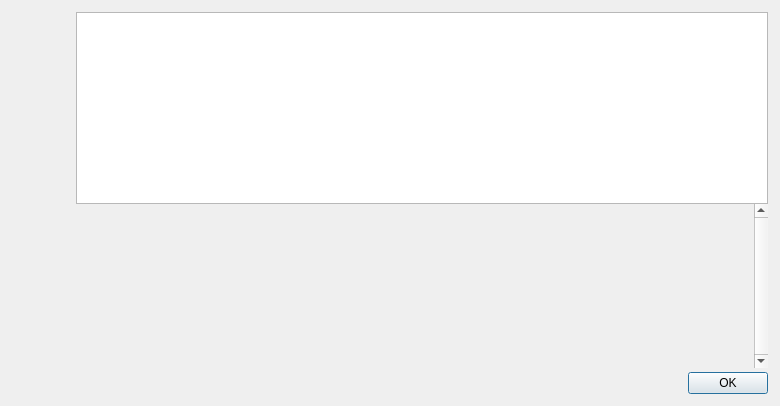
<?xml version="1.0" encoding="UTF-8"?>
<ui version="4.0">
 <class>HelpMessageDialog</class>
 <widget class="QDialog" name="HelpMessageDialog">
  <property name="geometry">
   <rect>
    <x>0</x>
    <y>0</y>
    <width>780</width>
    <height>400</height>
   </rect>
  </property>
  <layout class="QHBoxLayout" name="horizontalLayout_2">
   <property name="spacing">
    <number>0</number>
   </property>
   <property name="leftMargin">
    <number>12</number>
   </property>
   <property name="topMargin">
    <number>12</number>
   </property>
   <property name="rightMargin">
    <number>12</number>
   </property>
   <property name="bottomMargin">
    <number>12</number>
   </property>
   <item>
    <layout class="QVBoxLayout" name="verticalLayoutLogo" stretch="0,0">
     <property name="leftMargin">
      <number>0</number>
     </property>
     <property name="topMargin">
      <number>4</number>
     </property>
     <property name="rightMargin">
      <number>0</number>
     </property>
     <item>
      <widget class="QLabel" name="aboutLogo">
       <property name="sizePolicy">
        <sizepolicy hsizetype="Preferred" vsizetype="Ignored">
         <horstretch>0</horstretch>
         <verstretch>0</verstretch>
        </sizepolicy>
       </property>
       <property name="minimumSize">
        <size>
         <width>64</width>
         <height>378</height>
        </size>
       </property>
       <property name="pixmap">
        <pixmap resource="../donu.qrc">:/icons/about</pixmap>
       </property>
       <property name="scaledContents">
        <bool>true</bool>
       </property>
       <property name="alignment">
        <set>Qt::AlignLeading|Qt::AlignLeft|Qt::AlignTop</set>
       </property>
      </widget>
     </item>
     <item>
      <widget class="QFrame" name="frame">
       <property name="frameShape">
        <enum>QFrame::NoFrame</enum>
       </property>
       <property name="frameShadow">
        <enum>QFrame::Raised</enum>
       </property>
      </widget>
     </item>
    </layout>
   </item>
   <item>
    <layout class="QVBoxLayout" name="verticalLayout">
     <item>
      <widget class="QTextEdit" name="helpMessage">
       <property name="readOnly">
        <bool>true</bool>
       </property>
      </widget>
     </item>
     <item>
      <widget class="QScrollArea" name="scrollArea">
       <property name="frameShape">
        <enum>QFrame::NoFrame</enum>
       </property>
       <property name="verticalScrollBarPolicy">
        <enum>Qt::ScrollBarAlwaysOn</enum>
       </property>
       <property name="widgetResizable">
        <bool>true</bool>
       </property>
       <widget class="QWidget" name="scrollAreaWidgetContents">
        <layout class="QVBoxLayout" name="verticalLayout_2">
         <item>
          <widget class="QLabel" name="aboutMessage">
           <property name="cursor">
            <cursorShape>IBeamCursor</cursorShape>
           </property>
           <property name="textFormat">
            <enum>Qt::PlainText</enum>
           </property>
           <property name="alignment">
            <set>Qt::AlignLeading|Qt::AlignLeft|Qt::AlignTop</set>
           </property>
           <property name="openExternalLinks">
            <bool>true</bool>
           </property>
           <property name="textInteractionFlags">
            <set>Qt::LinksAccessibleByMouse|Qt::TextSelectableByKeyboard|Qt::TextSelectableByMouse</set>
           </property>
          </widget>
         </item>
        </layout>
       </widget>
      </widget>
     </item>
     <item>
      <spacer name="verticalSpacer">
       <property name="orientation">
        <enum>Qt::Vertical</enum>
       </property>
       <property name="sizeType">
        <enum>QSizePolicy::Fixed</enum>
       </property>
       <property name="sizeHint" stdset="0">
        <size>
         <width>4</width>
         <height>4</height>
        </size>
       </property>
      </spacer>
     </item>
     <item>
      <widget class="QDialogButtonBox" name="okButton">
       <property name="orientation">
        <enum>Qt::Horizontal</enum>
       </property>
       <property name="standardButtons">
        <set>QDialogButtonBox::Ok</set>
       </property>
      </widget>
     </item>
    </layout>
   </item>
  </layout>
 </widget>
 <resources>
  <include location="../bitcoin.qrc"/>
 </resources>
 <connections>
  <connection>
   <sender>okButton</sender>
   <signal>accepted()</signal>
   <receiver>HelpMessageDialog</receiver>
   <slot>accept()</slot>
   <hints>
    <hint type="sourcelabel">
     <x>20</x>
     <y>20</y>
    </hint>
    <hint type="destinationlabel">
     <x>20</x>
     <y>20</y>
    </hint>
   </hints>
  </connection>
  <connection>
   <sender>okButton</sender>
   <signal>rejected()</signal>
   <receiver>HelpMessageDialog</receiver>
   <slot>reject()</slot>
   <hints>
    <hint type="sourcelabel">
     <x>20</x>
     <y>20</y>
    </hint>
    <hint type="destinationlabel">
     <x>20</x>
     <y>20</y>
    </hint>
   </hints>
  </connection>
 </connections>
</ui>
